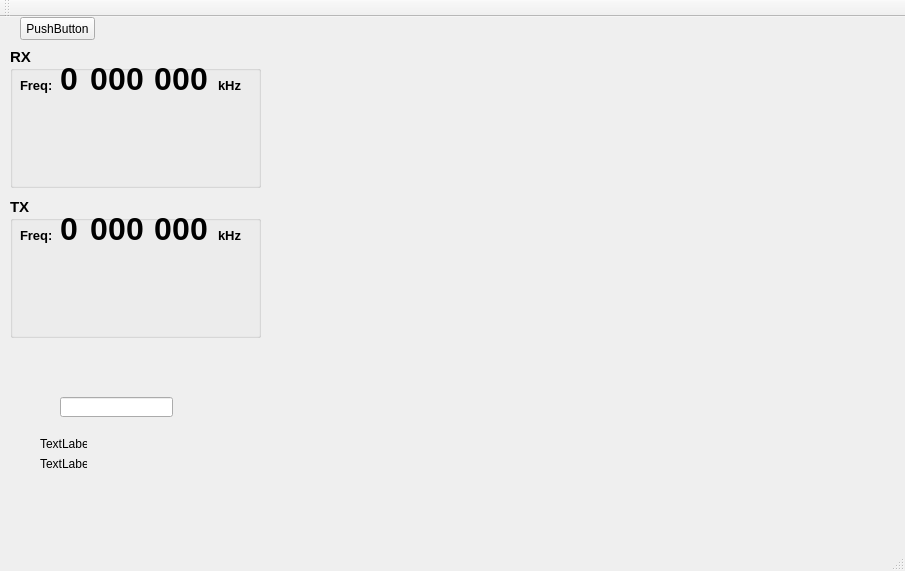
<?xml version="1.0" encoding="UTF-8"?>
<ui version="4.0">
 <class>TMainForm</class>
 <widget class="QMainWindow" name="TMainForm">
  <property name="geometry">
   <rect>
    <x>0</x>
    <y>0</y>
    <width>905</width>
    <height>571</height>
   </rect>
  </property>
  <property name="windowTitle">
   <string>TMainForm</string>
  </property>
  <widget class="QWidget" name="centralWidget">
   <widget class="QGroupBox" name="RxBox">
    <property name="geometry">
     <rect>
      <x>10</x>
      <y>30</y>
      <width>251</width>
      <height>141</height>
     </rect>
    </property>
    <property name="font">
     <font>
      <pointsize>11</pointsize>
      <weight>75</weight>
      <bold>true</bold>
     </font>
    </property>
    <property name="title">
     <string>RX</string>
    </property>
    <widget class="QLabel" name="label">
     <property name="geometry">
      <rect>
       <x>10</x>
       <y>30</y>
       <width>31</width>
       <height>16</height>
      </rect>
     </property>
     <property name="font">
      <font>
       <pointsize>10</pointsize>
      </font>
     </property>
     <property name="text">
      <string>Freq:</string>
     </property>
    </widget>
    <widget class="QLabel" name="RxLabel_MHz_100">
     <property name="geometry">
      <rect>
       <x>80</x>
       <y>20</y>
       <width>17</width>
       <height>24</height>
      </rect>
     </property>
     <property name="font">
      <font>
       <family>MS Sans Serif</family>
       <pointsize>24</pointsize>
      </font>
     </property>
     <property name="text">
      <string>0</string>
     </property>
    </widget>
    <widget class="QLabel" name="RxLabel_MHz_10">
     <property name="geometry">
      <rect>
       <x>98</x>
       <y>20</y>
       <width>17</width>
       <height>24</height>
      </rect>
     </property>
     <property name="font">
      <font>
       <family>MS Sans Serif</family>
       <pointsize>24</pointsize>
      </font>
     </property>
     <property name="text">
      <string>0</string>
     </property>
    </widget>
    <widget class="QLabel" name="RxLabel_MHz_1">
     <property name="geometry">
      <rect>
       <x>116</x>
       <y>20</y>
       <width>17</width>
       <height>24</height>
      </rect>
     </property>
     <property name="font">
      <font>
       <family>MS Sans Serif</family>
       <pointsize>24</pointsize>
      </font>
     </property>
     <property name="text">
      <string>0</string>
     </property>
    </widget>
    <widget class="QLabel" name="RxLabel_kHz_10">
     <property name="geometry">
      <rect>
       <x>162</x>
       <y>20</y>
       <width>17</width>
       <height>24</height>
      </rect>
     </property>
     <property name="font">
      <font>
       <family>MS Sans Serif</family>
       <pointsize>24</pointsize>
      </font>
     </property>
     <property name="text">
      <string>0</string>
     </property>
    </widget>
    <widget class="QLabel" name="RxLabel_kHz_1">
     <property name="geometry">
      <rect>
       <x>180</x>
       <y>20</y>
       <width>17</width>
       <height>24</height>
      </rect>
     </property>
     <property name="font">
      <font>
       <family>MS Sans Serif</family>
       <pointsize>24</pointsize>
      </font>
     </property>
     <property name="text">
      <string>0</string>
     </property>
    </widget>
    <widget class="QLabel" name="RxLabel_kHz_100">
     <property name="geometry">
      <rect>
       <x>144</x>
       <y>20</y>
       <width>17</width>
       <height>24</height>
      </rect>
     </property>
     <property name="font">
      <font>
       <family>MS Sans Serif</family>
       <pointsize>24</pointsize>
      </font>
     </property>
     <property name="text">
      <string>0</string>
     </property>
    </widget>
    <widget class="QLabel" name="RxLabel_GHz_1">
     <property name="geometry">
      <rect>
       <x>50</x>
       <y>20</y>
       <width>17</width>
       <height>24</height>
      </rect>
     </property>
     <property name="font">
      <font>
       <family>MS Sans Serif</family>
       <pointsize>24</pointsize>
      </font>
     </property>
     <property name="text">
      <string>0</string>
     </property>
    </widget>
    <widget class="QLabel" name="label_3">
     <property name="geometry">
      <rect>
       <x>208</x>
       <y>30</y>
       <width>31</width>
       <height>16</height>
      </rect>
     </property>
     <property name="font">
      <font>
       <pointsize>10</pointsize>
      </font>
     </property>
     <property name="text">
      <string>kHz</string>
     </property>
    </widget>
   </widget>
   <widget class="QGroupBox" name="TxBox">
    <property name="geometry">
     <rect>
      <x>10</x>
      <y>180</y>
      <width>251</width>
      <height>141</height>
     </rect>
    </property>
    <property name="font">
     <font>
      <pointsize>11</pointsize>
      <weight>75</weight>
      <bold>true</bold>
     </font>
    </property>
    <property name="title">
     <string>TX</string>
    </property>
    <widget class="QLabel" name="TxLabel_MHz_100">
     <property name="geometry">
      <rect>
       <x>80</x>
       <y>20</y>
       <width>17</width>
       <height>24</height>
      </rect>
     </property>
     <property name="font">
      <font>
       <family>MS Sans Serif</family>
       <pointsize>24</pointsize>
      </font>
     </property>
     <property name="text">
      <string>0</string>
     </property>
    </widget>
    <widget class="QLabel" name="TxLabel_GHz_1">
     <property name="geometry">
      <rect>
       <x>50</x>
       <y>20</y>
       <width>17</width>
       <height>24</height>
      </rect>
     </property>
     <property name="font">
      <font>
       <family>MS Sans Serif</family>
       <pointsize>24</pointsize>
      </font>
     </property>
     <property name="text">
      <string>0</string>
     </property>
    </widget>
    <widget class="QLabel" name="TxLabel_kHz_1">
     <property name="geometry">
      <rect>
       <x>180</x>
       <y>20</y>
       <width>17</width>
       <height>24</height>
      </rect>
     </property>
     <property name="font">
      <font>
       <family>MS Sans Serif</family>
       <pointsize>24</pointsize>
      </font>
     </property>
     <property name="text">
      <string>0</string>
     </property>
    </widget>
    <widget class="QLabel" name="TxLabel_kHz_100">
     <property name="geometry">
      <rect>
       <x>144</x>
       <y>20</y>
       <width>17</width>
       <height>24</height>
      </rect>
     </property>
     <property name="font">
      <font>
       <family>MS Sans Serif</family>
       <pointsize>24</pointsize>
      </font>
     </property>
     <property name="text">
      <string>0</string>
     </property>
    </widget>
    <widget class="QLabel" name="TxLabel_kHz_10">
     <property name="geometry">
      <rect>
       <x>162</x>
       <y>20</y>
       <width>17</width>
       <height>24</height>
      </rect>
     </property>
     <property name="font">
      <font>
       <family>MS Sans Serif</family>
       <pointsize>24</pointsize>
      </font>
     </property>
     <property name="text">
      <string>0</string>
     </property>
    </widget>
    <widget class="QLabel" name="TxLabel_MHz_10">
     <property name="geometry">
      <rect>
       <x>98</x>
       <y>20</y>
       <width>17</width>
       <height>24</height>
      </rect>
     </property>
     <property name="font">
      <font>
       <family>MS Sans Serif</family>
       <pointsize>24</pointsize>
      </font>
     </property>
     <property name="text">
      <string>0</string>
     </property>
    </widget>
    <widget class="QLabel" name="TxLabel_MHz_1">
     <property name="geometry">
      <rect>
       <x>116</x>
       <y>20</y>
       <width>17</width>
       <height>24</height>
      </rect>
     </property>
     <property name="font">
      <font>
       <family>MS Sans Serif</family>
       <pointsize>24</pointsize>
      </font>
     </property>
     <property name="text">
      <string>0</string>
     </property>
    </widget>
    <widget class="QLabel" name="label_2">
     <property name="geometry">
      <rect>
       <x>10</x>
       <y>30</y>
       <width>31</width>
       <height>16</height>
      </rect>
     </property>
     <property name="font">
      <font>
       <pointsize>10</pointsize>
      </font>
     </property>
     <property name="text">
      <string>Freq:</string>
     </property>
    </widget>
    <widget class="QLabel" name="label_4">
     <property name="geometry">
      <rect>
       <x>208</x>
       <y>30</y>
       <width>31</width>
       <height>16</height>
      </rect>
     </property>
     <property name="font">
      <font>
       <pointsize>10</pointsize>
      </font>
     </property>
     <property name="text">
      <string>kHz</string>
     </property>
    </widget>
   </widget>
   <widget class="QPushButton" name="pushButton">
    <property name="geometry">
     <rect>
      <x>20</x>
      <y>0</y>
      <width>75</width>
      <height>23</height>
     </rect>
    </property>
    <property name="text">
     <string>PushButton</string>
    </property>
   </widget>
   <widget class="QLabel" name="DebugLabel_1">
    <property name="geometry">
     <rect>
      <x>40</x>
      <y>420</y>
      <width>47</width>
      <height>13</height>
     </rect>
    </property>
    <property name="text">
     <string>TextLabel</string>
    </property>
   </widget>
   <widget class="QLabel" name="DebugLabel_2">
    <property name="geometry">
     <rect>
      <x>40</x>
      <y>440</y>
      <width>47</width>
      <height>13</height>
     </rect>
    </property>
    <property name="text">
     <string>TextLabel</string>
    </property>
   </widget>
   <widget class="QLineEdit" name="lineEdit">
    <property name="geometry">
     <rect>
      <x>60</x>
      <y>380</y>
      <width>113</width>
      <height>20</height>
     </rect>
    </property>
   </widget>
  </widget>
  <widget class="QMenuBar" name="menuBar">
   <property name="geometry">
    <rect>
     <x>0</x>
     <y>0</y>
     <width>905</width>
     <height>21</height>
    </rect>
   </property>
  </widget>
  <widget class="QToolBar" name="mainToolBar">
   <attribute name="toolBarArea">
    <enum>TopToolBarArea</enum>
   </attribute>
   <attribute name="toolBarBreak">
    <bool>false</bool>
   </attribute>
  </widget>
  <widget class="QStatusBar" name="statusBar"/>
 </widget>
 <layoutdefault spacing="6" margin="11"/>
 <resources/>
 <connections/>
</ui>
